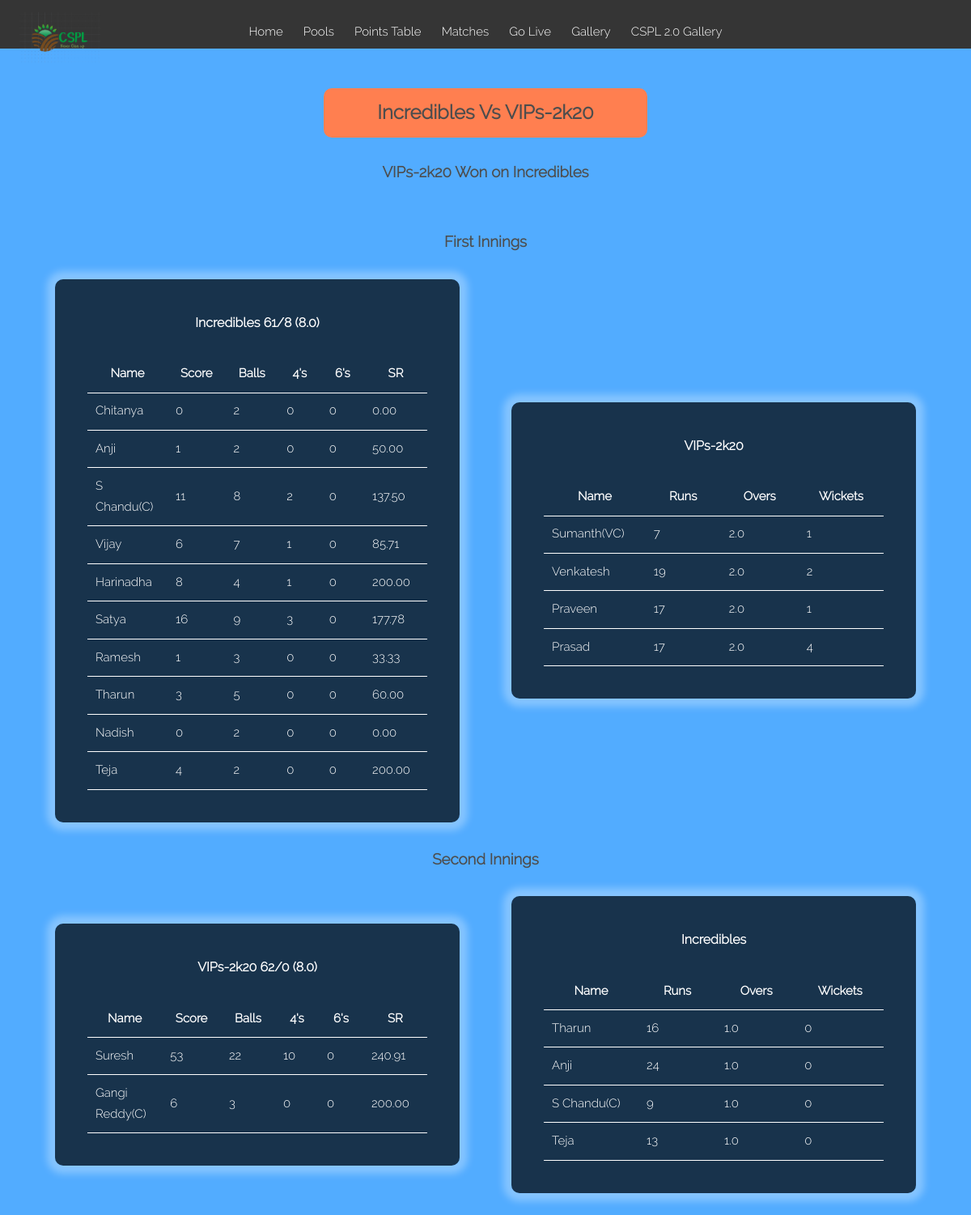
Page /CSPL/score.php?mid=38 on the committed database.
### tables this page shows
CREATE TABLE `matches` (
  `id` int(11) NOT NULL,
  `t1` varchar(30) NOT NULL,
  `t2` varchar(30) NOT NULL,
  `status` tinyint(4) NOT NULL DEFAULT 1,
  `t1s` varchar(8) NOT NULL DEFAULT '0,0',
  `t2s` varchar(8) NOT NULL DEFAULT '0,0',
  `changed` varchar(2) NOT NULL DEFAULT '0',
  `t1e` int(11) NOT NULL DEFAULT 0,
  `t22` int(11) NOT NULL DEFAULT 0
);

CREATE TABLE `scorecard` (
  `mid` int(11) NOT NULL,
  `tid` int(11) NOT NULL,
  `pid` int(11) NOT NULL,
  `name` varchar(20) NOT NULL,
  `score` varchar(15) NOT NULL,
  `state` enum('bowling','batting') NOT NULL,
  `innings` varchar(1) NOT NULL,
  `id` int(11) NOT NULL
);

### CSPL/score.php (the view, shortened to what this page needs)
<!DOCTYPE html>
<html>
<head>
<link rel="stylesheet" type="text/css" href="style.css">
</head>
<body>
	<div id="header">
            <a href="index.php"><img src="logo.png" id="logo"></a>
			<a class="link" href="index.php">Home</a>
			<a class="link" href="index.php">Pools</a>
			<a class="link" href="index.php">Points Table</a>
			<a class="link" href="matches.php">Matches</a>
			<a class="link" href="score.php">Go Live</a>
			<a class="link" href="gallery/gallery.php">Gallery</a>
			<a class="link" href="gallery/gallery.php?season=2">CSPL 2.0 Gallery</a>
	</div>
	<br><br><br>
	<div id="pool" align="center"><br>
        <h2 id="title" style="background-color: coral;width: 400px;padding: 10px;border-radius: 10px;"></h2><br>
        <h3 id="result"></h3>
		<div>
			<div><br><br>
				<h3>First Innings</h3>
				<div align="center" class="cord">
					<?php
						$conn=mysqli_connect("localhost","root","","cspl3");
						$mid=-1;
						if($_GET['mid'])
						{
							if($res=mysqli_fetch_array(mysqli_query($conn,"SELECT id from matches where id='".$_GET['mid']."' and status!=1")))
                            {
								$mid=$res[0];
                            }
						}
						else if($res=mysqli_fetch_array(mysqli_query($conn,"SELECT id from matches where status=0")))
						{
							$mid=$res[0];
						}
						if($mid!=-1)
						{
							$query="SELECT name,score,state,innings from scorecard where mid='$mid' and state='batting' and innings=1";
							$query2="SELECT name from teams where id in (select t1 from matches where id='$mid')";
							$teamName=mysqli_fetch_array(mysqli_query($conn,$query2));
                            $tscore=mysqli_fetch_array(mysqli_query($conn,"SELECT t1s from matches where id='$mid'"));
                            $wck=mysqli_fetch_array(mysqli_query($conn,"SELECT COUNT(name) from scorecard where mid='$mid' and state='batting' and innings=1"));
                            $tscore=explode(",",$tscore[0]);
							echo "<h4>".$teamName[0]."     ".$tscore[0]."/".((int)$wck[0]>2?(int)$wck[0]-2:0)."  (".((int)($tscore[1]/6)).".".((int)$tscore[1]%6).")</h4><br>";
							$res=mysqli_query($conn,$query);
							echo "<table>
									<tr>
										  <th>Name</th>
										  <th>Score</th>
										  <th>Balls</th>
										  <th>4's</th>
										  <th>6's</th>
										  <th>SR</th>
									<tr>";
							while($result=mysqli_fetch_array($res))
							{
								$split=explode(",",$result['score']);
								$score=$split[0];
								$balls=$split[1];
								$fours=$split[2];
								$sixes=$split[3];
								$sr=number_format(((float)$score/(float)$balls)*100,2,'.','');
								echo "<tr>
										<td>".$result['name']."</td>
									  	<td>".$score."</td>
									  	<td>".$balls."</td>
									  	<td>".$fours."</td>
									  	<td>".$sixes."</td>
									  	<td>".$sr."</td>
									  </tr>";
							}
							echo "</table>
					</div>
					<div align='center' class='cord'>";
							$conn=mysqli_connect("localhost","root","","cspl3");
							$query="SELECT name,score,state,innings from scorecard where mid='$mid' and state='bowling' and innings=1";
							$query2="SELECT name from teams where id in (select t2 from matches where id='$mid')";
							$teamName=mysqli_fetch_array(mysqli_query($conn,$query2));
							echo "<h4>".$teamName[0]."</h4><br>";
							$res=mysqli_query($conn,$query);
							echo "<table>
									<tr>
										  <th>Name</th>
										  <th>Runs</th>
										  <th>Overs</th>
										  <th>Wickets</th>
									<tr>";
							while($result=mysqli_fetch_array($res))
							{
								$split=explode(",",$result['score']);
								$runs=$split[0];
								$overs=$split[1];
								$wickets=$split[2];
								echo "<tr>
										<td>".$result['name']."</td>
									  	<td>".$runs."</td>
									  	<td>".((int)($overs/6)).".".((int)$overs%6)."</td>
									  	<td>".$wickets."</td>
									  </tr>";
							}
							echo "</table>
					</div>
				</div>
			</div>
			<div>
					<h3>Second Innings</h3>
					<div align='center' class='cord'>";
							$conn=mysqli_connect("localhost","root","","cspl3");
							$query="SELECT name,score,state,innings from scorecard where mid='$mid' and state='batting' and innings=2";
							$query2="SELECT name from teams where id in (select t2 from matches where id='$mid')";
							$teamName=mysqli_fetch_array(mysqli_query($conn,$query2));
							$tscore=mysqli_fetch_array(mysqli_query($conn,"SELECT t2s from matches where id='$mid'"));
                            $wck=mysqli_fetch_array(mysqli_query($conn,"SELECT COUNT(name) from scorecard where mid='$mid' and state='batting' and innings=2"));
                            $tscore=explode(",",$tscore[0]);
							echo "<h4>".$teamName[0]."     ".$tscore[0]."/".((int)$wck[0]>2?(int)$wck[0]-2:0)."  (".((int)($tscore[1]/6)).".".((int)$tscore[1]%6).")</h4><br>";
							$res=mysqli_query($conn,$query);
							echo "<table>
									<tr>
										  <th>Name</th>
										  <th>Score</th>
										  <th>Balls</th>
										  <th>4's</th>
										  <th>6's</th>
										  <th>SR</th>
									<tr>";
							while($result=mysqli_fetch_array($res))
							{
								$split=explode(",",$result['score']);
								$score=$split[0];
								$balls=$split[1];
								$fours=$split[2];
								$sixes=$split[3];
								$sr=number_format(((float)$score/(float)$balls)*100,2,'.','');
								echo "<tr>
										<td>".$result['name']."</td>
									  	<td>".$score."</td>
									  	<td>".$balls."</td>
									  	<td>".$fours."</td>
									  	<td>".$sixes."</td>
									  	<td>".$sr."</td>
									  </tr>";
							}
							echo "</table>
					</div>
					<div align='center' class='cord'>";
							$conn=mysqli_connect("localhost","root","","cspl3");
							$query="SELECT name,score,state,innings from scorecard where mid='$mid' and state='bowling' and innings=2";
							$query2="SELECT name from teams where id in (select t1 from matches where id='$mid')";
							$teamName=mysqli_fetch_array(mysqli_query($conn,$query2));
							echo "<h4>".$teamName[0]."</h4><br>";
							$res=mysqli_query($conn,$query);
							echo "<table>
									<tr>
										  <th>Name</th>
										  <th>Runs</th>
										  <th>Overs</th>
										  <th>Wickets</th>
									<tr>";
							while($result=mysqli_fetch_array($res))
							{
								$split=explode(",",$result['score']);
								$runs=$split[0];
								$overs=$split[1];
								$wickets=$split[2];
								echo "<tr>
										<td>".$result['name']."</td>
									  	<td>".$runs."</td>
									  	<td>".((int)($overs/6)).".".((int)$overs%6)."</td>
									  	<td>".$wickets."</td>
									  </tr>";
							}
							echo "</table>";
						}
						else
                        {
							echo "<p>Selected match scorecard isn't available</p><br>";
							if($_GET['mid'])
								echo "<h3><a href='score.php'>Go Live</a></h3>";
                        }
					?>
				</div>
			</div>
		</div>
</body>
</html>

### CSPL/gallery/css/style.css (style rules this page uses)
body { line-height: 1.7; color: #4d4d4d; font-weight: 300; font-size: 1rem; }
a { -webkit-transition: .3s all ease; -o-transition: .3s all ease; transition: .3s all ease; }

### CSPL/score.php (style rules this page uses)
* { margin:0; box-sizing:border-box; font-family: 'Raleway', sans-serif; box-sizing: border-box; object-fit: contain; }
body { background-color:#52ACFF; }
#header { font-size:20px; position:fixed; width:100%; text-align: center; text-align:center; color:white; background-color:#353535; top:0px; padding:20px; z-index:5; display:inline-block; height:60px; }
.link { display: inline-block; text-decoration: none; color: white; margin: 0 10px; border: 0px; background-color: transparent; font-size: 15px; cursor: pointer; }
a { text-decoration: none; color: white; }
.cord { padding: 40px; display: inline-block; vertical-align: middle; width: 500px; height: auto; align-items: center; background-color: rgba(0,0,0,0.7); border-radius: 10px; box-shadow: 0 0 10px 10px rgba(255,255,255,0.3); margin: 30px; color: white; }
td { width: 150px; }
table,td,th { font-size: 15px; padding: 10px; border-bottom:1px solid white; border-collapse: collapse; }
#logo { position: fixed; top:1%; left: 2%; width: 100px; height: auto; }

### rows in the picture
matches: t1s "61", $tscore[1]/6 "8", (int)$tscore[1]%6 "0", t2s "62"
scorecard: name "Chitanya", score "0", score "2", score "0.00"
scorecard: name "Anji", score "1", score "2", score "0", score "50.00"
scorecard: name "S Chandu(C)", score "11", score "8", score "2", score "0", score "137.50"
scorecard: name "Vijay", score "6", score "7", score "1", score "0", score "85.71"
scorecard: name "Harinadha", score "8", score "4", score "1", score "0", score "200.00"
scorecard: name "Satya", score "16", score "9", score "3", score "0", score "177.78"
scorecard: name "Ramesh", score "1", score "3", score "0", score "33.33"
scorecard: name "Tharun", score "3", score "5", score "0", score "60.00"
scorecard: name "Nadish", score "0", score "2", score "0.00"
scorecard: name "Teja", score "4", score "2", score "0", score "200.00"
scorecard: name "Sumanth(VC)", score "7", $overs/6 "2", (int)$overs%6 "0", score "1"
scorecard: name "Venkatesh", score "19", $overs/6 "2", (int)$overs%6 "0", score "2"
scorecard: name "Praveen", score "17", $overs/6 "2", (int)$overs%6 "0", score "1"
scorecard: name "Prasad", score "17", $overs/6 "2", (int)$overs%6 "0", score "4"
scorecard: name "Suresh", score "53", score "22", score "10", score "0", score "240.91"
scorecard: name "Gangi Reddy(C)", score "6", score "3", score "0", score "200.00"
scorecard: name "Tharun", score "16", $overs/6 "1", (int)$overs%6 "0", score "0"
scorecard: name "Anji", score "24", $overs/6 "1", (int)$overs%6 "0", score "0"
scorecard: name "S Chandu(C)", score "9", $overs/6 "1", (int)$overs%6 "0", score "0"
scorecard: name "Teja", score "13", $overs/6 "1", (int)$overs%6 "0", score "0"

### other values in the picture
$teamName[0] "Incredibles"
$teamName[0] "VIPs-2k20"
